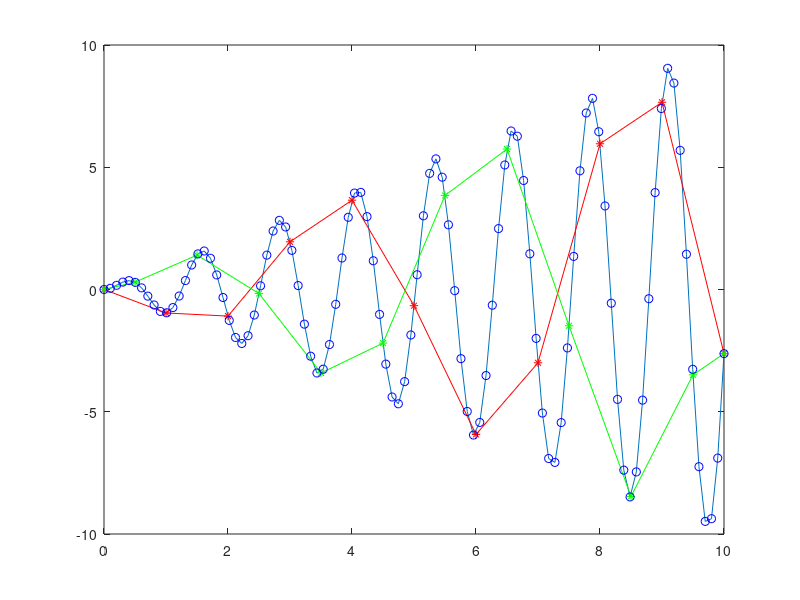

This figure's MATLAB source:
%% Numerikus integralas

%%
% Anonim fuggvenyek - egy sorban, elagazas nelkuli utasitas vagy keplet
% fuggvenybe foglalasa
 @(x) x.*sin(x);
 
% function handle - pl. anonim fv valtozoban valo tarolasa
f1 = @(x) x.*sin(x);
% Ezt tudjuk ugy hasznalni, ahogy egy kulon fajlban megirt fuggvenyt hasznalnank
y = f1(pi/4)

%%
% Tobbvaltozos fuggveny megadasa
f2= @(x,y) x.^2+x.*y-y+3;
z=f2(2,-1)

%% Egyvaltozos fuggvenyek integralasa a beepitett integral() fuggvennyel
% numerikus integralas:
% integral(fv,xmin,xmax),
% ahol fv egy function handle valtozo,
% amely vektort is tudjon kezelni!

f= @(x) x.*sqrt(1+x);
integral(f,0,3)
% fontos, hogy elementkenti muveletekkel dolgozzunk!
% (lasd pontozott operatorok)

%% nem feltetlen szukseges az f valtozot letrehozni,
% hasznalhatunk egybol anonim fv-t
integral(@(x) x.*sqrt(1+x),0,3)

%% function handle-t tudunk csinalni a beepitett
% vagy sajat magunk altal kulon fajban megirt
% fuggvenyekbol is: 
f =  @sin;
f = @(x) sin(x);
f = @sajat_fuggveny_kulon_fajban;
% 
integral(@sin,0,pi)


%% Improprius integralok, az integral hatara vegtelen
integral(@(x) exp(-x),0,inf)
%% az sem baj, ha nincs ertelmezve
% a fv az intevallum vegpontjaban:
f= @(x) 1./sqrt(1-x.^2);
integral(f,-1,1)
%% Parameteres fuggvenyek integralja
f = @(x,c) x.^2 - c*x+3;
g = @(x) f(x,4.5);
integral(g,0,5)



%% Ha nem ismert a fuggveny, 
% aminek az integral kozeliteset akarjuk
% szamolni, csak a fv ertekei megadott pontokban.
% Akkor hasznaljuk a trapz() 
% beepitett fuggvenyt a pontokon
x=0:5:60;
f=[ 2.2 2.8 3 3 2.7 2.5 2.4 2.9 3.3 3.5 3.5 3.3 3];
trapz(x,f) % Az integral erteke
% az y vektor elemei az addig
% a pontig vett fuggveny integral ertekei
y=cumtrapz(x,f) 

%% Feladatok 
% Szamitsa ki az integralok erteket
% 26. dia
%% a)
f = @(x) x.*sin(x.^2);
integral(f,-pi/2,pi/2)
%% b)
f = @(x) (1/(sqrt(2*pi)))*exp(-(x.^2)/2);
integral(f,-Inf,Inf)
%% c)
f = @(x) sqrt(1-x.^2);
integral(f,-1,1)
%% Kozelitse a megadott integralt
% a Matlab integral fugvennyel
% es a trapz fuggvennyel
% ugy, hogy az alappontoknak az
% xi = 0:10 pontokat
% xi = [0,0.5:9.5 10] pontokat
% valasztja. 
% Abrazolja az integralando fuggvenyt a megadott intervallum felett.
% Novelje az alappontok szamat a trapz eseten
f = @(x) x.*sin(5*x);
integral(f,0,10)
xi_1 = 0:10;
xi_2 = [0,0.5:9.5,10];
trapz(xi_1,f(xi_1))
trapz(xi_2,f(xi_2))
%%
x = linspace(0,10);
plot(x,f(x))
%%
hold on
plot(xi_1,f(xi_1),'r-*')
plot(xi_2,f(xi_2),'g-*')
%%
xi_3 = linspace(0,10);
trapz(xi_3,f(xi_3))
plot(xi_3,f(xi_3),'bo')

%% Ketvaltozos fuggvenyek integralasa
% integral2(fun,xmin,xmax,ymin,ymax)
% ahol fun = @(x,y) ...;
f= @(x,y) x.*exp(-x.^2-y.^2);
integral2(f,-2,2,-1,1)

%%
% A fuggveny vegpontjait is megadhatjuk fuggvenykent
f= @(x,y) sqrt(1-x.^2-y.^2);
ymin= @(x) -sqrt(1-x.^2);
ymax= @(x) sqrt(1-x.^2);
integral2(f,-1,1,ymin,ymax)
%% Feladatok 30.dia
%% a)
f = @(x,y) 2*y.*sin(x).*cos(x).^2;
integral2(f,0,pi/4,-pi/3,0)
%% b)
f = @(x,y) (1/2*pi)*exp(-(x.^2+y.^2)/2);
integral2(f,-Inf,Inf,-Inf,Inf)
%% c)
f = @(x,y) log(x.*y);
ymin = @(x) x;
ymax = @(x) x.^2;
integral2(f,1,exp(1),ymin,ymax)
